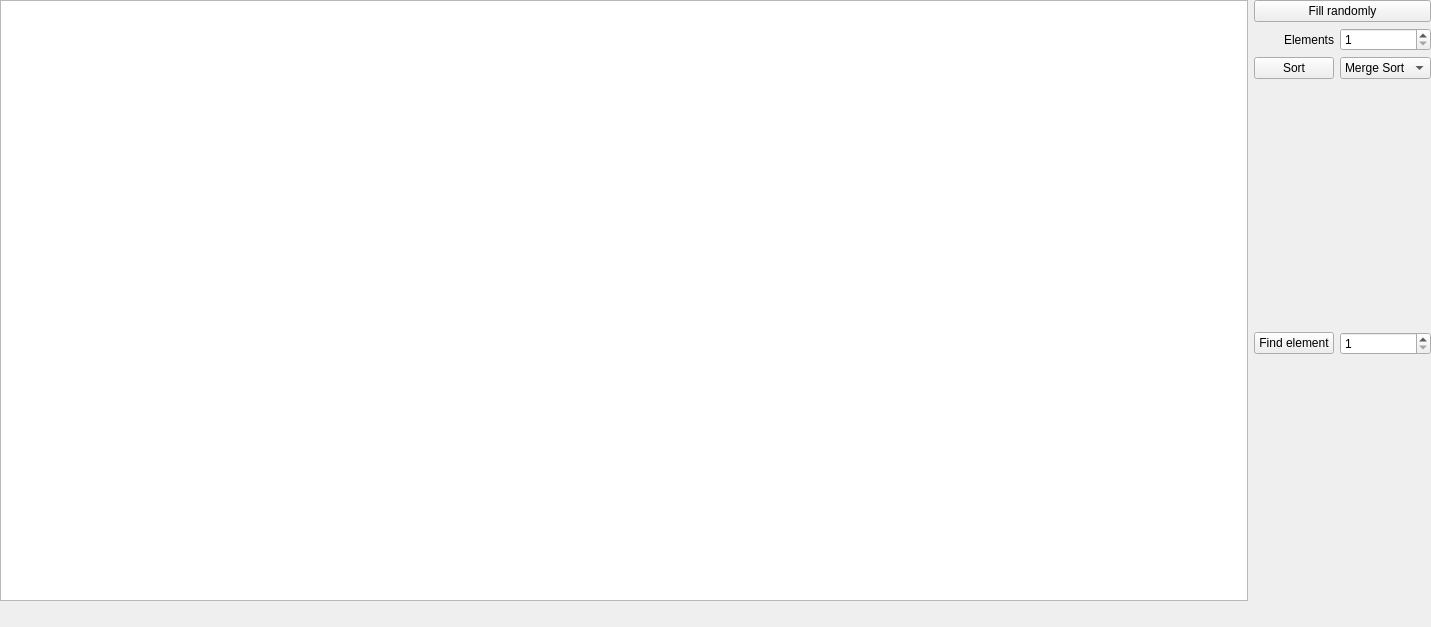
<?xml version="1.0" encoding="UTF-8"?>
<ui version="4.0">
 <class>MainWindow</class>
 <widget class="QWidget" name="MainWindow">
  <property name="geometry">
   <rect>
    <x>0</x>
    <y>0</y>
    <width>1431</width>
    <height>627</height>
   </rect>
  </property>
  <property name="windowTitle">
   <string>Widget</string>
  </property>
  <widget class="QWidget" name="gridLayoutWidget">
   <property name="geometry">
    <rect>
     <x>0</x>
     <y>0</y>
     <width>1431</width>
     <height>601</height>
    </rect>
   </property>
   <layout class="QGridLayout" name="gridLayout">
    <item row="6" column="1" rowspan="2" colspan="2">
     <widget class="QLabel" name="searchingInfoLabel">
      <property name="text">
       <string/>
      </property>
      <property name="alignment">
       <set>Qt::AlignHCenter|Qt::AlignTop</set>
      </property>
     </widget>
    </item>
    <item row="1" column="1">
     <widget class="QLabel" name="label">
      <property name="text">
       <string>Elements</string>
      </property>
      <property name="alignment">
       <set>Qt::AlignRight|Qt::AlignTrailing|Qt::AlignVCenter</set>
      </property>
     </widget>
    </item>
    <item row="5" column="1">
     <widget class="QPushButton" name="findButton">
      <property name="text">
       <string>Find element</string>
      </property>
     </widget>
    </item>
    <item row="2" column="1">
     <widget class="QPushButton" name="sortButton">
      <property name="text">
       <string>Sort</string>
      </property>
     </widget>
    </item>
    <item row="0" column="1" colspan="2">
     <widget class="QPushButton" name="fillButton">
      <property name="text">
       <string>Fill randomly</string>
      </property>
     </widget>
    </item>
    <item row="1" column="2">
     <widget class="QSpinBox" name="amountOfElementsSpinBox">
      <property name="minimum">
       <number>1</number>
      </property>
      <property name="maximum">
       <number>1000</number>
      </property>
     </widget>
    </item>
    <item row="0" column="0" rowspan="8">
     <widget class="QGraphicsView" name="graphicsView"/>
    </item>
    <item row="2" column="2">
     <widget class="QComboBox" name="sortingComboBox">
      <item>
       <property name="text">
        <string>Merge Sort</string>
       </property>
      </item>
      <item>
       <property name="text">
        <string>Quick Sort</string>
       </property>
      </item>
      <item>
       <property name="text">
        <string>Heap Sort</string>
       </property>
      </item>
     </widget>
    </item>
    <item row="5" column="2">
     <widget class="QSpinBox" name="searchingSpinBox">
      <property name="minimum">
       <number>1</number>
      </property>
      <property name="maximum">
       <number>100</number>
      </property>
     </widget>
    </item>
    <item row="3" column="1" rowspan="2" colspan="2">
     <widget class="QLabel" name="sortingInfoLabel">
      <property name="text">
       <string/>
      </property>
      <property name="alignment">
       <set>Qt::AlignLeading|Qt::AlignLeft|Qt::AlignTop</set>
      </property>
     </widget>
    </item>
   </layout>
  </widget>
 </widget>
 <resources/>
 <connections/>
</ui>
